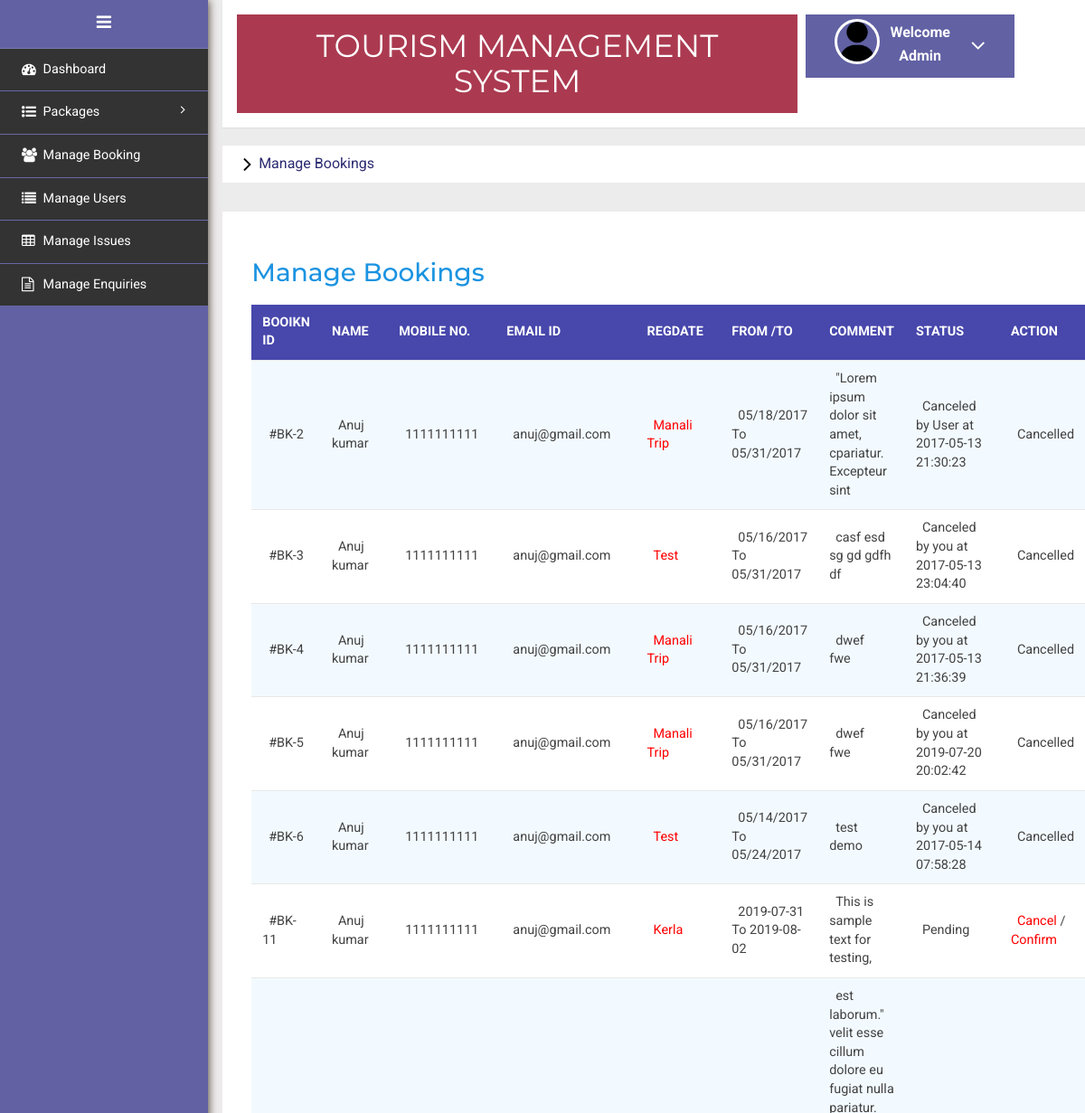
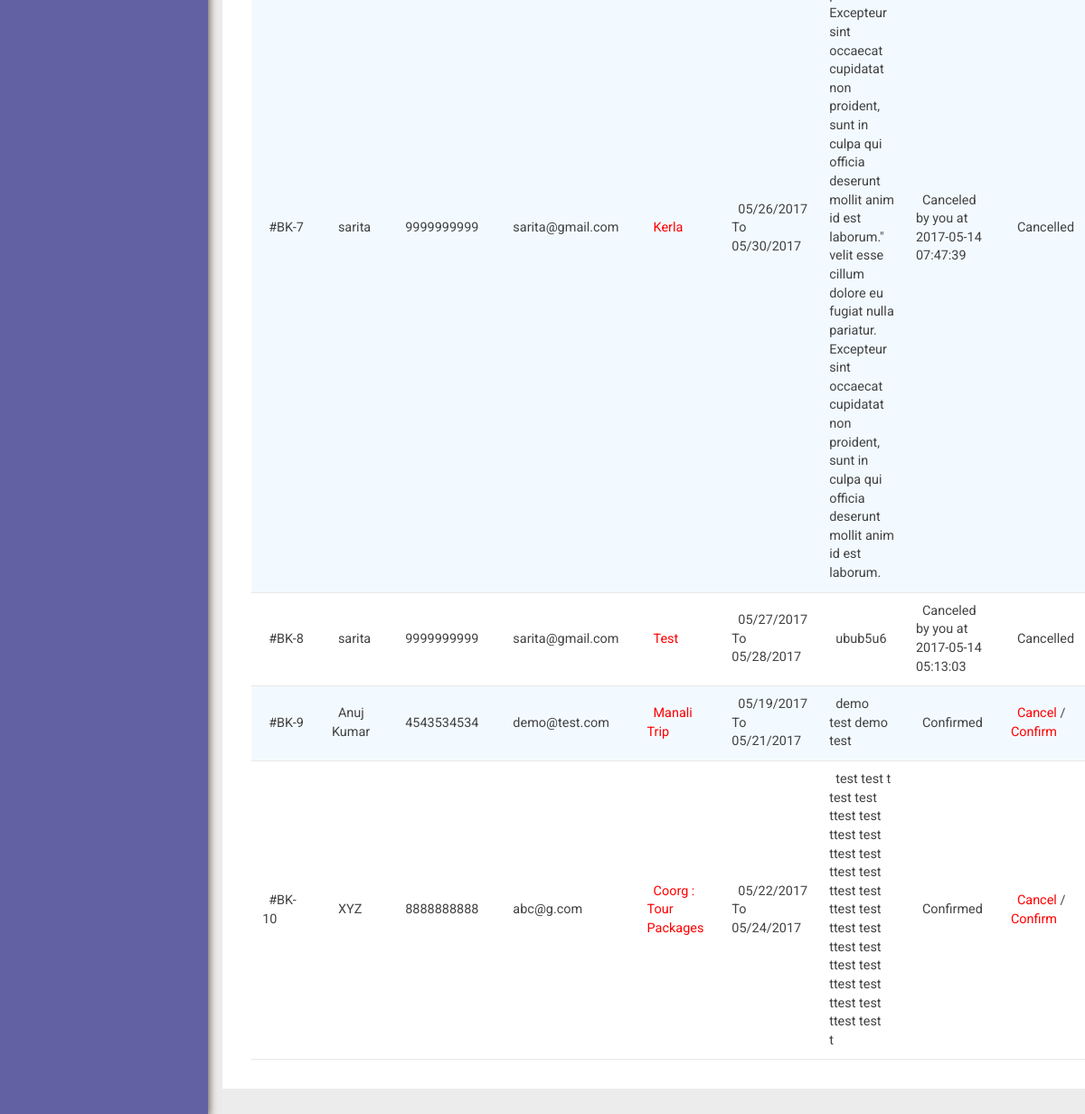
/Admin/managebooking.php (signed in), run on an earlier commit of the app's database (2 pictures, top to bottom).
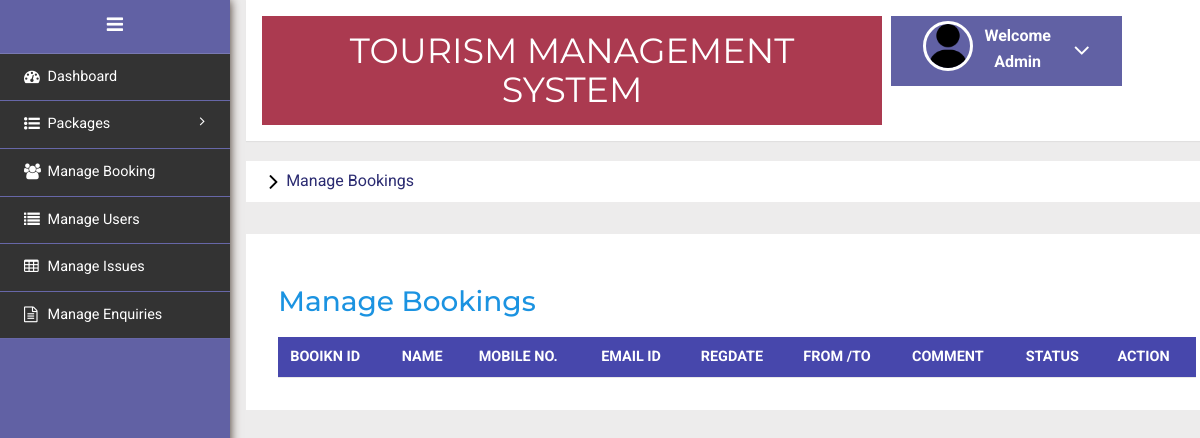
And on a later commit of the database.
### tables this page shows
CREATE TABLE `tmsusers` (
  `id` int(11) NOT NULL,
  `FullName` varchar(100) DEFAULT NULL,
  `MobileNumber` char(10) DEFAULT NULL,
  `EmailId` varchar(70) DEFAULT NULL,
  `Password` varchar(100) DEFAULT NULL,
  `RegDate` timestamp NULL DEFAULT current_timestamp(),
  `UpdationDate` timestamp NULL DEFAULT NULL ON UPDATE current_timestamp()
);

CREATE TABLE `tmsbooking` (
  `BookingId` int(11) NOT NULL,
  `PackageId` int(11) DEFAULT NULL,
  `UserEmail` varchar(100) DEFAULT NULL,
  `FromDate` varchar(100) DEFAULT NULL,
  `ToDate` varchar(100) DEFAULT NULL,
  `Comment` mediumtext DEFAULT NULL,
  `RegDate` timestamp NULL DEFAULT current_timestamp(),
  `status` int(11) DEFAULT NULL,
  `CancelledBy` varchar(5) DEFAULT NULL,
  `UpdationDate` timestamp NULL DEFAULT NULL ON UPDATE current_timestamp()
);

CREATE TABLE `tmstourpackages` (
  `PackageId` int(11) NOT NULL,
  `PackageName` varchar(200) DEFAULT NULL,
  `PackageType` varchar(150) DEFAULT NULL,
  `PackageLocation` varchar(100) DEFAULT NULL,
  `PackagePrice` int(11) DEFAULT NULL,
  `PackageFetures` varchar(255) DEFAULT NULL,
  `PackageDetails` mediumtext DEFAULT NULL,
  `PackageImage` varchar(100) DEFAULT NULL,
  `Creationdate` timestamp NULL DEFAULT current_timestamp(),
  `UpdationDate` timestamp NULL DEFAULT NULL ON UPDATE current_timestamp()
);

### Admin/managebooking.php (the view, shortened to what this page needs)
<?php
include('included/config.php');
if(strlen($_SESSION['alogin'])==0)
	{
header('location:index.php');
}
else{
?>
<!DOCTYPE HTML>
<html>
<head>
<link href="css/bootstrap.min.css" rel='stylesheet' type='text/css' />
<link href="css/style.css" rel='stylesheet' type='text/css' />
<link rel="stylesheet" href="css/morris.css" type="text/css"/>
<link href="css/font-awesome.css" rel="stylesheet">
<link rel="stylesheet" type="text/css" href="css/table-style.css" />
<link rel="stylesheet" type="text/css" href="css/basictable.css" />
<link rel="stylesheet" href="css/icon-font.min.css" type='text/css' />
</head>
<body>
   <div class="page-container">
<div class="left-content">
	   <div class="mother-grid-inner">
				<?php include('included/header.php');?>
				</div>
<ol class="breadcrumb">
                <li class="breadcrumb-item"><i class="fa fa-angle-right"></i>Manage Bookings</li>
            </ol>
<div class="agile-grids">
				<div class="agile-tables">
					<div class="w3l-table-info">
					  <h2>Manage Bookings</h2>
					    <table id="table">
						<thead>
						  <tr>
						  <th>Booikn id</th>
							<th>Name</th>
							<th>Mobile No.</th>
							<th>Email Id</th>
							<th>RegDate </th>
							<th>From /To </th>
							<th>Comment </th>
							<th>Status </th>
							<th>Action </th>
						  </tr>
						</thead>
						<tbody>
<?php $sql = "SELECT tmsbooking.BookingId as bookid,tmsusers.FullName as fname,tmsusers.MobileNumber as mnumber,tmsusers.EmailId as email,tmstourpackages.PackageName as pckname,tmsbooking.PackageId as pid,tmsbooking.FromDate as fdate,tmsbooking.ToDate as tdate,tmsbooking.Comment as comment,tmsbooking.status as status,tmsbooking.CancelledBy as cancelby,tmsbooking.UpdationDate as upddate from tmsusers join  tmsbooking on  tmsbooking.UserEmail=tmsusers.EmailId join tmstourpackages on tmstourpackages.PackageId=tmsbooking.PackageId";
$query = $dbh -> prepare($sql);
$query->execute();
$results=$query->fetchAll(PDO::FETCH_OBJ);
$cnt=1;
if($query->rowCount() > 0)
{
foreach($results as $result)
{				?>
						  <tr>
							<td>#BK-<?php echo htmlentities($result->bookid);?></td>
							<td><?php echo htmlentities($result->fname);?></td>
							<td><?php echo htmlentities($result->mnumber);?></td>
							<td><?php echo htmlentities($result->email);?></td>
							<td><a href="updatepackage.php?pid=<?php echo htmlentities($result->pid);?>"><?php echo htmlentities($result->pckname);?></a></td>
							<td><?php echo htmlentities($result->fdate);?> To <?php echo htmlentities($result->tdate);?></td>
								<td><?php echo htmlentities($result->comment);?></td>
								<td><?php if($result->status==0)
{
echo "Pending";
}
if($result->status==1)
{
echo "Confirmed";
}
if($result->status==2 and  $result->cancelby=='a')
{
echo "Canceled by you at " .$result->upddate;
}
if($result->status==2 and $result->cancelby=='u')
{
echo "Canceled by User at " .$result->upddate;
}
?></td>
<?php if($result->status==2)
{
	?><td>Cancelled</td>
<?php } else {?>
<td><a href="managebooking.php?bkid=<?php echo htmlentities($result->bookid);?>" onclick="return confirm('Do you really want to cancel booking')" >Cancel</a> / <a href="managebooking.php?bckid=<?php echo htmlentities($result->bookid);?>" onclick="return confirm('Do you really want to cancel booking')" >Confirm</a></td>
<?php }?>
						  </tr>
						 <?php $cnt=$cnt+1;} }?>
						</tbody>
					  </table>
					</div>
			</div>
</div>
</div>
						<?php include('included/sidebarmenu.php');?>
</body>
</html>
<?php } ?>

What changed in the data, as far as the page shows it:
no longer on this page (row edited): tmsusers: tmsbooking.BookingId "2", FullName "Anuj kumar", MobileNumber "1111111111", EmailId "anuj@gmail.com", tmstourpackages.PackageName "Manali Trip", tmsbooking.FromDate "05/18/2017", tmsbooking.ToDate "05/31/2017", tmsbooking.Comment "\"Lorem ipsum dolor sit amet, cpariatur. Excepteur sint", tmsbooking.UpdationDate "2017-05-13 21:30:23", shows "Cancelled", tmsbooking.BookingId "3", tmstourpackages.PackageName "Test", tmsbooking.FromDate "05/16/2017", tmsbooking.Comment "casf esd sg gd gdfh df", tmsbooking.UpdationDate "2017-05-13 23:04:40", tmsbooking.BookingId "4", tmsbooking.Comment "dwef fwe", tmsbooking.UpdationDate "2017-05-13 21:36:39", tmsbooking.BookingId "5", tmsbooking.UpdationDate "2019-07-20 20:02:42", tmsbooking.BookingId "6", tmsbooking.FromDate "05/14/2017", tmsbooking.ToDate "05/24/2017", tmsbooking.Comment "test demo", tmsbooking.UpdationDate "2017-05-14 07:58:28", tmsbooking.BookingId "11", tmstourpackages.PackageName "Kerla", tmsbooking.FromDate "2019-07-31", tmsbooking.ToDate "2019-08-02", tmsbooking.Comment "This is sample text for testing,", shows "Pending"
removed tmsusers: tmsbooking.BookingId "7", FullName "sarita", MobileNumber "9999999999", EmailId "sarita@gmail.com", tmstourpackages.PackageName "Kerla", tmsbooking.FromDate "05/26/2017", tmsbooking.ToDate "05/30/2017", tmsbooking.Comment "est laborum.\" velit esse cillum dolore eu fugiat nulla pariatur. Excepteur sint occaecat cupidatat non proident, sunt in culpa qui officia deserunt mollit anim id est laborum.\" velit esse cillum dolore eu fugiat nulla pariatur. Excepteur sint occaecat cupidatat non proident, sunt in culpa qui officia deserunt mollit anim id est laborum.", tmsbooking.UpdationDate "2017-05-14 07:47:39", shows "Cancelled", tmsbooking.BookingId "8", tmstourpackages.PackageName "Test", tmsbooking.FromDate "05/27/2017", tmsbooking.ToDate "05/28/2017", tmsbooking.Comment "ubub5u6", tmsbooking.UpdationDate "2017-05-14 05:13:03"
removed tmsusers: tmsbooking.BookingId "9", FullName "Anuj Kumar", MobileNumber "4543534534", EmailId "demo@test.com", tmstourpackages.PackageName "Manali Trip", tmsbooking.FromDate "05/19/2017", tmsbooking.ToDate "05/21/2017", tmsbooking.Comment "demo test demo test", shows "Confirmed"
removed tmsusers: tmsbooking.BookingId "10", FullName "XYZ", MobileNumber "8888888888", EmailId "abc@g.com", tmstourpackages.PackageName "Coorg : Tour Packages", tmsbooking.FromDate "05/22/2017", tmsbooking.ToDate "05/24/2017", tmsbooking.Comment "test test t test test ttest test ttest test ttest test ttest test ttest test ttest test ttest test ttest test ttest test ttest test ttest test ttest test t", shows "Confirmed"
